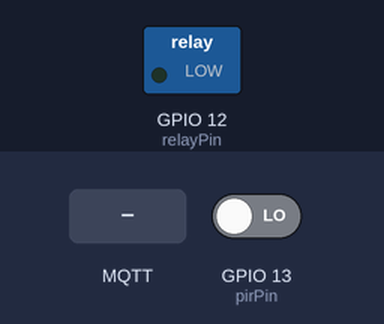
Recording of a sketch running on a simulated ESP32. On the bench: switched loads named in the sketch (green lamp = pin HIGH). Inputs (shaded band) come from the test bench; at power-on: GPIO 13 (pirPin) LOW. WiFi joins after 1.5 s; servers stay silent unless stated; random numbers use the default seed unless the sketch sets one; no MQTT or app messages arrive unless stated; the camera gives no picture; what the sketch prints to the serial monitor is not drawn.

Above: at 3.0 s.
3.1 s: MQTT message "open" arrives on the first subscribed topic
At 3.5 s:
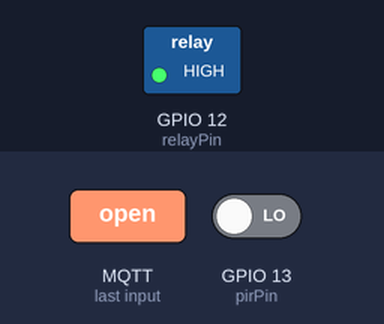
Timing chart, 0 to 9.6 s (numbered marks = the images above; inputs shaded):
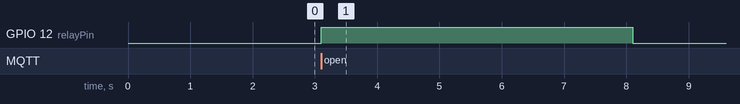

The sketch:

esp32cam_mqtt.ino
```cpp
#include <WiFi.h>
#include <PubSubClient.h>
#include "esp_camera.h"
#include "base64.h"

// === CONFIGURATION ===
const char* ssid = "YOUR_WIFI_SSID";
const char* password = "YOUR_WIFI_PASSWORD";

const char* mqtt_server = "YOUR_MQTT_BROKER_IP";
const int mqtt_port = 1883;

const char* topic_image = "esp32cam/image";
const char* topic_command = "esp32cam/command";

const int relayPin = 12;      // GPIO pour le relais de la porte
const int pirPin = 13;        // GPIO du capteur PIR

WiFiClient espClient;
PubSubClient client(espClient);

// === CAMERA CONFIG === (AI-Thinker ESP32-CAM)
#define PWDN_GPIO_NUM     32
#define RESET_GPIO_NUM    -1
#define XCLK_GPIO_NUM     0
#define SIOD_GPIO_NUM     26
#define SIOC_GPIO_NUM     27

#define Y9_GPIO_NUM       35
#define Y8_GPIO_NUM       34
#define Y7_GPIO_NUM       39
#define Y6_GPIO_NUM       36
#define Y5_GPIO_NUM       21
#define Y4_GPIO_NUM       19
#define Y3_GPIO_NUM       18
#define Y2_GPIO_NUM       5
#define VSYNC_GPIO_NUM    25
#define HREF_GPIO_NUM     23
#define PCLK_GPIO_NUM     22

void setup_camera() {
  camera_config_t config;
  config.ledc_channel = LEDC_CHANNEL_0;
  config.ledc_timer = LEDC_TIMER_0;
  config.pin_d0 = Y2_GPIO_NUM;
  config.pin_d1 = Y3_GPIO_NUM;
  config.pin_d2 = Y4_GPIO_NUM;
  config.pin_d3 = Y5_GPIO_NUM;
  config.pin_d4 = Y6_GPIO_NUM;
  config.pin_d5 = Y7_GPIO_NUM;
  config.pin_d6 = Y8_GPIO_NUM;
  config.pin_d7 = Y9_GPIO_NUM;
  config.pin_xclk = XCLK_GPIO_NUM;
  config.pin_pclk = PCLK_GPIO_NUM;
  config.pin_vsync = VSYNC_GPIO_NUM;
  config.pin_href = HREF_GPIO_NUM;
  config.pin_sscb_sda = SIOD_GPIO_NUM;
  config.pin_sscb_scl = SIOC_GPIO_NUM;
  config.pin_pwdn = PWDN_GPIO_NUM;
  config.pin_reset = RESET_GPIO_NUM;
  config.xclk_freq_hz = 20000000;
  config.pixel_format = PIXFORMAT_JPEG;
  config.frame_size = FRAMESIZE_VGA;
  config.jpeg_quality = 10;
  config.fb_count = 1;

  esp_err_t err = esp_camera_init(&config);
  if (err != ESP_OK) {
    Serial.printf("Camera init failed with error 0x%x", err);
    while(true);
  }
}

void setup_wifi() {
  delay(10);
  Serial.println();
  Serial.print("Connecting to ");
  Serial.println(ssid);

  WiFi.begin(ssid, password);

  while (WiFi.status() != WL_CONNECTED) {
    delay(500);
    Serial.print(".");
  }

  Serial.println("");
  Serial.println("WiFi connected");
  Serial.print("IP: ");
  Serial.println(WiFi.localIP());
}

void callback(char* topic, byte* payload, unsigned int length) {
  String message;
  for (unsigned int i = 0; i < length; i++) {
    message += (char)payload[i];
  }
  Serial.print("Received command: ");
  Serial.println(message);

  if(message == "open") {
    Serial.println("Opening door...");
    digitalWrite(relayPin, HIGH);
    delay(5000); // Temps d'ouverture
    digitalWrite(relayPin, LOW);
    Serial.println("Door closed.");
  }
}

void reconnect() {
  while (!client.connected()) {
    Serial.print("Attempting MQTT connection...");
    String clientId = "ESP32CAM-";
    clientId += String(random(0xffff), HEX);
    if (client.connect(clientId.c_str())) {
      Serial.println("connected");
      client.subscribe(topic_command);
    } else {
      Serial.print("failed, rc=");
      Serial.print(client.state());
      Serial.println(" try again in 5 seconds");
      delay(5000);
    }
  }
}

void setup() {
  Serial.begin(115200);
  pinMode(relayPin, OUTPUT);
  digitalWrite(relayPin, LOW);

  pinMode(pirPin, INPUT);

  setup_camera();
  setup_wifi();
  client.setServer(mqtt_server, mqtt_port);
  client.setCallback(callback);
}

void loop() {
  if (!client.connected()) {
    reconnect();
  }
  client.loop();

  // Vérifie le capteur PIR
  int motion = digitalRead(pirPin);
  if(motion == HIGH) {
    Serial.println("Motion detected! Capturing image...");

    camera_fb_t * fb = esp_camera_fb_get();
    if(!fb) {
      Serial.println("Camera capture failed");
      return;
    }

    String encoded = base64::encode(fb->buf, fb->len);
    esp_camera_fb_return(fb);

    // Publie l'image sur MQTT
    client.publish(topic_image, encoded.c_str());
    Serial.println("Image sent via MQTT");

    // Petite pause pour éviter l'envoi multiple
    delay(5000);
  }
}
```

Measured:
- after the input at 3.1 s, GPIO 12 (relayPin): LOW → HIGH at once, → LOW 5.0 s later
